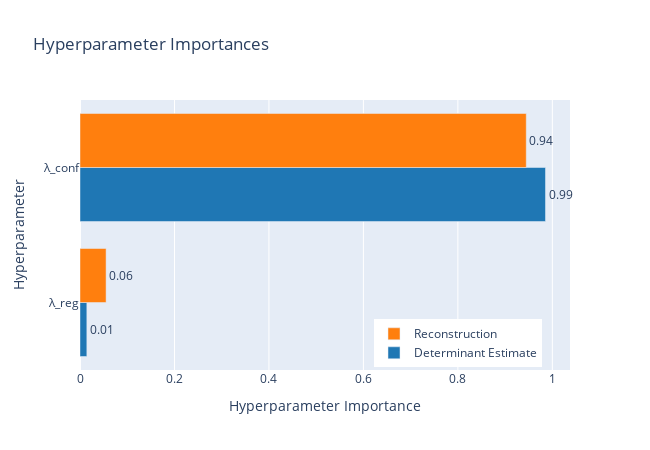

Notebook code cell kept with this figure:
### Code cell
fig = vis.plot_param_importances(study, evaluator=optuna.importance.MeanDecreaseImpurityImportanceEvaluator())  # plotly.graph_objs.Figure
labels = ["Determinant Estimate", "Reconstruction"]
colors = ['#1f77b4', '#ff7f0e']
for i, trace in enumerate(fig.data):
    trace.marker.color = colors[i % len(colors)]
    trace.name = labels[i]  # set legend label
    # set custom y-axis category labels with LaTeX
    fig.update_layout(
        yaxis=dict(
            categoryorder='array',
            categoryarray=["lambda_reg", "lambda_conf"],
            tickmode='array',
            tickvals=["lambda_reg", "lambda_conf"],
            ticktext=['λ_reg', "λ_conf"]  # LaTeX labels
        )
    )
fig.update_layout(width=650, height=450, legend=dict(y=0.01, x=0.6, traceorder='reversed'))
fig.show()

### Figure 1 — Plotly figure (JSON) as saved in the notebook; plotly's stock layout.template omitted (floating-point values rounded to 4 significant figures)
{"data": [{"cliponaxis": false, "hovertemplate": ["lambda_reg (FloatDistribution): 0.014481250568815543<extra></extra>", "lambda_conf (FloatDistribution): 0.9855187494311846<extra></extra>"], "marker": {"color": "#1f77b4"}, "name": "Determinant Estimate", "orientation": "h", "text": ["0.01", "0.99"], "textposition": "outside", "type": "bar", "x": [0.01448, 0.9855], "y": ["lambda_reg", "lambda_conf"]}, {"cliponaxis": false, "hovertemplate": ["lambda_reg (FloatDistribution): 0.055227699846192954<extra></extra>", "lambda_conf (FloatDistribution): 0.9447723001538071<extra></extra>"], "marker": {"color": "#ff7f0e"}, "name": "Reconstruction", "orientation": "h", "text": ["0.06", "0.94"], "textposition": "outside", "type": "bar", "x": [0.05523, 0.9448], "y": ["lambda_reg", "lambda_conf"]}], "layout": {"height": 450, "legend": {"traceorder": "reversed", "x": 0.6, "y": 0.01}, "title": {"text": "Hyperparameter Importances"}, "width": 650, "xaxis": {"title": {"text": "Hyperparameter Importance"}}, "yaxis": {"categoryarray": ["lambda_reg", "lambda_conf"], "categoryorder": "array", "tickmode": "array", "ticktext": ["λ_reg", "λ_conf"], "tickvals": ["lambda_reg", "lambda_conf"], "title": {"text": "Hyperparameter"}}}}
